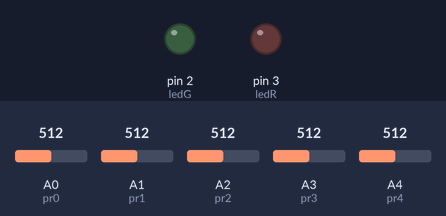
Simulated run of this sketch. Board: Arduino Uno, built with avr-gcc and run on an emulated ATmega328P. Parts: output pins drawn as LEDs (lit = HIGH). Inputs (shaded band) come from the test bench; at power-on: A1 (pr1) = 512, A0 (pr0) = 512, A2 (pr2) = 512, A3 (pr3) = 512, A4 (pr4) = 512. What the sketch prints to the serial monitor is not drawn.

Above: at 0.1 s.
At 18.0 s:
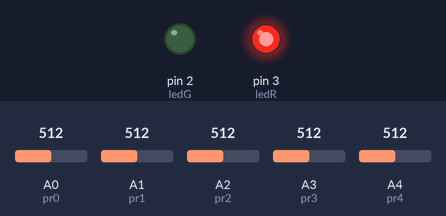
18.1 s: A1 (pr1) set to 633
31.9 s: A1 (pr1) set to 669
At 46.6 s:
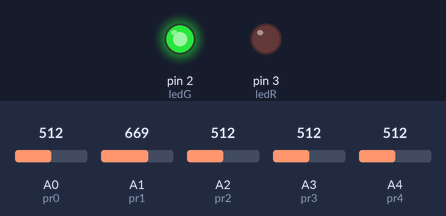
Timing chart, 0 to 48.1 s (numbered marks = the images above; inputs shaded):
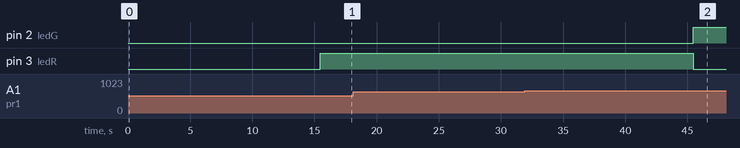

The sketch:

Perceptron_Part3_StudentTemplate.ino
```cpp
//******************************************************
//****************** Global variables ******************
//******************************************************

//------------------------------------------------------------GIVEN KNOWN VARIABLES

//------------------------x1  x2 x3 x4 x5 d
float training_set1[120] = {1, 1, 1, 1, 1, 1,
                           1, 1, 0, 1, 1, 1,
                           1, 0, 1, 1, 1, 1,
                           0, 1, 1, 1, 1, 1,
                           1, 0, 1, 0, 1, 1,
                           0, 0, 1, 1, 1, 1,
                           0, 1, 0, 1, 1, 1,
                           1, 0, 0, 1, 1, 1,
                           1, 1, 0, 0, 1, 1,
                           1, 1, 1, 0, 0, 1,
                           0, 0, 0, 0, 0, 0,
                           0, 0, 1, 0, 1, 0,
                           0, 1, 0, 0, 1, 0,
                           1, 0, 0, 0, 1, 0,
                           0, 0, 0, 1, 0, 0,
                           1, 0, 0, 0, 1, 0,
                           1, 1, 0, 0, 0, 0,
                           0, 1, 1, 0, 0, 0,
                           0, 0, 1, 1, 0, 0,
                           0, 0, 0, 1, 1, 0};

// ~~~ Use these varibles in the learning portion of the Perceptron

float x_0=1.0; //value of input 0 of the perceptron; it's the bias
float x_1; //hold actual value of input 1 of the perceptron
float x_2; //hold actual value of input 2 of the perceptron
float x_3; //hold actual value of input 3 of the perceptron
float x_4; //hold actual value of input 4 of the perceptron
float x_5; //hold actual value of input 5 of the perceptron


float d; //hold actual desired output
float y; //hold the actual dot product of training sample

float w_0=0.0; //holds actual weight of input 0
float w_1=0.0; //hold actual weight of input 1
float w_2=0.0; //hold actual weight of input 2
float w_3=0.0; //hold actual weight of input 3
float w_4=0.0; //hold actual weight of input 4
float w_5=0.0; //hold actual weight of input 5


float f_x; //binary output of the perceptron
float threshold=0.5; //decide when the perceptron 'fires'
float alpha=0.1; //learning parameter where 0<α≤1
float error; //hold actual error of the training sample
float error_sum=5.0; //hold the error sum of the training set
int counter; //counter for training samples
int t=0; //auxiliary variable

// ~~~ These are for the Testing portion

float X_1; //hold actual value of input 1 of the perceptron for application
float X_2; //hold actual value of input 2 of the perceptron for application
float X_3; //hold actual value of input 3 of the perceptron for application
float X_4; //hold actual value of input 4 of the perceptron for application
float X_5; //hold actual value of input 5 of the perceptron for application

float Y; //hold dot product with final weights

// ~~~ These are for the photoresistors

int output_led = 2;
int ledG = 2;
int ledR = 3;

int pr0 = 0; //pr0 is photoresistor0 input
int pr1 = 1; //pr1 is photoresistor1 input
int pr2 = 2; //pr2 is photoresistor2 input
int pr3 = 3; //pr3 is photoresistor3 input
int pr4 = 4; //pr4 is photoresistor4 input

int pr0reading = 0; //is the data value reading of pr0
int pr1reading = 0; //is the data value reading of pr1
int pr2reading = 0; //is the data value reading of pr2
int pr3reading = 0; //is the data value reading of pr3
int pr4reading = 0; //is the data value reading of pr4

int pr0threshold = 300; // photoresistor0's threshold
int pr1threshold = 650; // photoresistor1's threshold
int pr2threshold = 850; // photoresistor2's threshold
int pr3threshold = 650; // photoresistor3's threshold
int pr4threshold = 450; // photoresistor4's threshold

//---------------------------------------------------------------------------- Please replace all the ???s :
//How many times does the Perceptron need to go over the training data?

  int total_cycles = 15 ;
  int current_cycle = 0 ;
  int data_sets= 20 ;


void setup() {
  Serial.begin(9600);
    pinMode (ledG, OUTPUT);
  pinMode (ledR, OUTPUT);


//******************************************************
//********************* Learning **********************
//*******************************************************/


  t=0; //auxiliary variable
  while (current_cycle < total_cycles)
  {
    error_sum=0.0; //reset error sum
    for (int j=0; j<data_sets; j++)
    {

      x_1=training_set1[t];
      x_2=training_set1[t+1];
      x_3=training_set1[t+2];
      x_4=training_set1[t+3];
      x_5=training_set1[t+4];
      d=training_set1[t+5];
      t=t+6;

      //------------------------------------------------------------------- Please replace all the ???s :

      //Define y here.
      y= (w_0*x_0)+(w_1*x_1)+ (w_2*x_2)+(w_3*x_3)+(w_4*x_4)+(w_5*x_5);

      //Create an if-statement for y.

      if (y > threshold)
      {
        f_x = 1;
      }
      else
      {
        f_x = 0;
      }


      //Define the error.
      error= d - f_x;

      // Define the error_sum.
      error_sum= error_sum + abs(error);

      //Change the weights of the hidden layer

      w_0= w_0 + (alpha*x_0*error);
      w_1= w_1 + (alpha*x_1*error);
      w_2= w_2 + (alpha*x_2*error);
      w_3= w_3 + (alpha*x_3*error);
      w_4= w_4 + (alpha*x_4*error);
      w_5= w_5 + (alpha*x_5*error);


      //-------------------------------------------------------------------


    }
    current_cycle++;
    t=0;
    Serial.print("Cycle: ");
    Serial.print(current_cycle);
    Serial.print(" Error Sum = ");
    Serial.print(error_sum);
    Serial.println(" ");
  }
  Serial.println("Learning progress finished!");
  Serial.println(" ");

/******************************************************
//******************** Test It! *********************
//******************************************************/

  while (1)
  {
    Serial.print("Submit input value for x_1: ");
    counter=0; //reset counter

    delay(3000);
    pr0reading = analogRead(pr0);

    while (counter <1)
    {
      if (pr0reading <= pr0threshold)
        {
          X_1 = 0;
          Serial.println(X_1);
          counter++;
        }

        if (pr0reading > pr0threshold)
        {
          X_1 = 1;
          Serial.println(X_1);
          counter++;
          }
      }


    counter=0; //reset counter


    Serial.print("Submit input value for x_2: ");
    delay(3000);

    pr1reading = analogRead(pr1);

    while (counter <1)
    {
      if (pr1reading <= pr1threshold)
        {
          X_2 = 0;
          Serial.println(X_2);
          counter++;
        }

        if (pr1reading > pr1threshold)
        {
          X_2 = 1;
          Serial.println(X_2);
          counter++;
          }
      }


    counter=0; //reset counter

    Serial.print("Submit input value for x_3: ");
    delay(3000);
     pr2reading = analogRead(pr2);

    while (counter <1)
    {
      if (pr2reading <= pr2threshold)
        {
          X_3 = 0;
          Serial.println(X_3);
          counter++;
        }

        if (pr2reading > pr2threshold)
        {
          X_3 = 1;
          Serial.println(X_3);
          counter++;
          }
      }

    counter=0; //reset counter

    Serial.print("Submit input value for x_4: ");
    delay(3000);
    pr3reading = analogRead(pr3);

    while (counter <1)
    {
      if (pr3reading <= pr3threshold)
        {
          X_4 = 0;
          Serial.println(X_4);
          counter++;
        }

        if (pr3reading > pr3threshold)
        {
          X_4 = 1;
          Serial.println(X_4);
          counter++;
          }
      }

    counter=0; //reset counter

    Serial.print("Submit input value for x_5: ");
    delay(3000);
     pr4reading = analogRead(pr4);

    while (counter <1)
    {
      if (pr4reading <= pr4threshold)
        {
          X_5 = 0;
          Serial.println(X_5);
          counter++;
        }

        if (pr4reading > pr4threshold)
        {
          X_5 = 1;
          Serial.println(X_5);
          counter++;
          }
      }

    counter=0; //reset counter


    //------------------------------------------------------------------------------ Please replace all the ???s :

     Y=  (w_0*x_0)+(w_1*X_1)+ (w_2*X_2)+(w_3*X_3)+(w_4*X_4)+(w_5*X_5);

    // How do you know when the output is a 1 or 0?
    // Make sure turn the output_LED on when f_x = 1, and off when it's 0


    if (Y > threshold)
    {
        f_x = 1;
        digitalWrite (ledG, HIGH);
        digitalWrite (ledR, LOW);

      }
      else {
        f_x = 0;
         digitalWrite (ledG, LOW);
         digitalWrite (ledR, HIGH);
      }


    Serial.print("The desired output is: ");
    Serial.println(f_x);
    Serial.println(" ");
  }
}
```

Measured:
- the behaviour switches between 650 and 651 on A1 (pr1) (found by bisection; images 1 and 2)
- after the input at 18.1 s, every drawn part: stays the same
- after the input at 31.9 s, pin 2 (ledG): LOW → HIGH after 13.6 s; pin 3 (ledR): HIGH → LOW after 13.6 s
